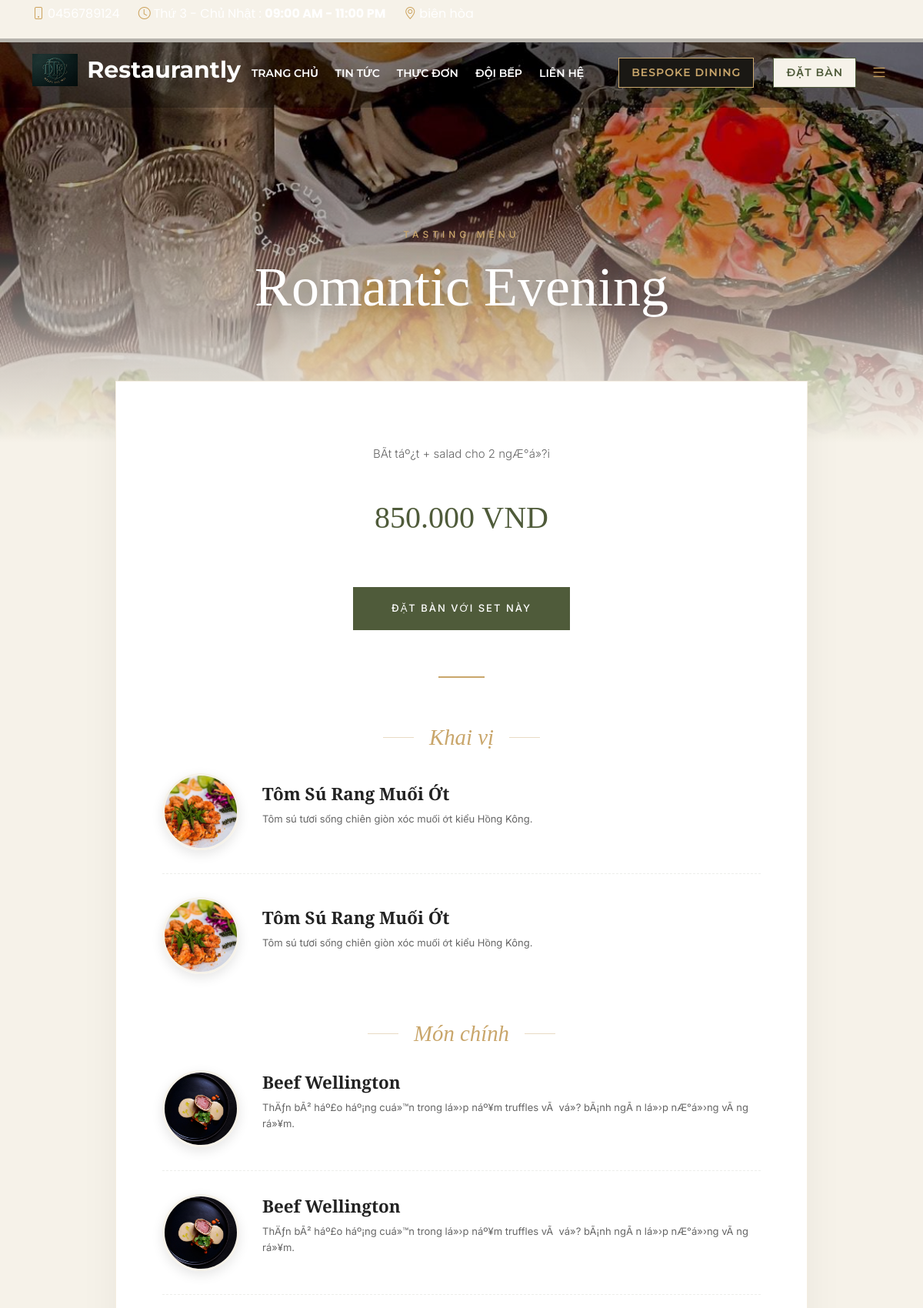
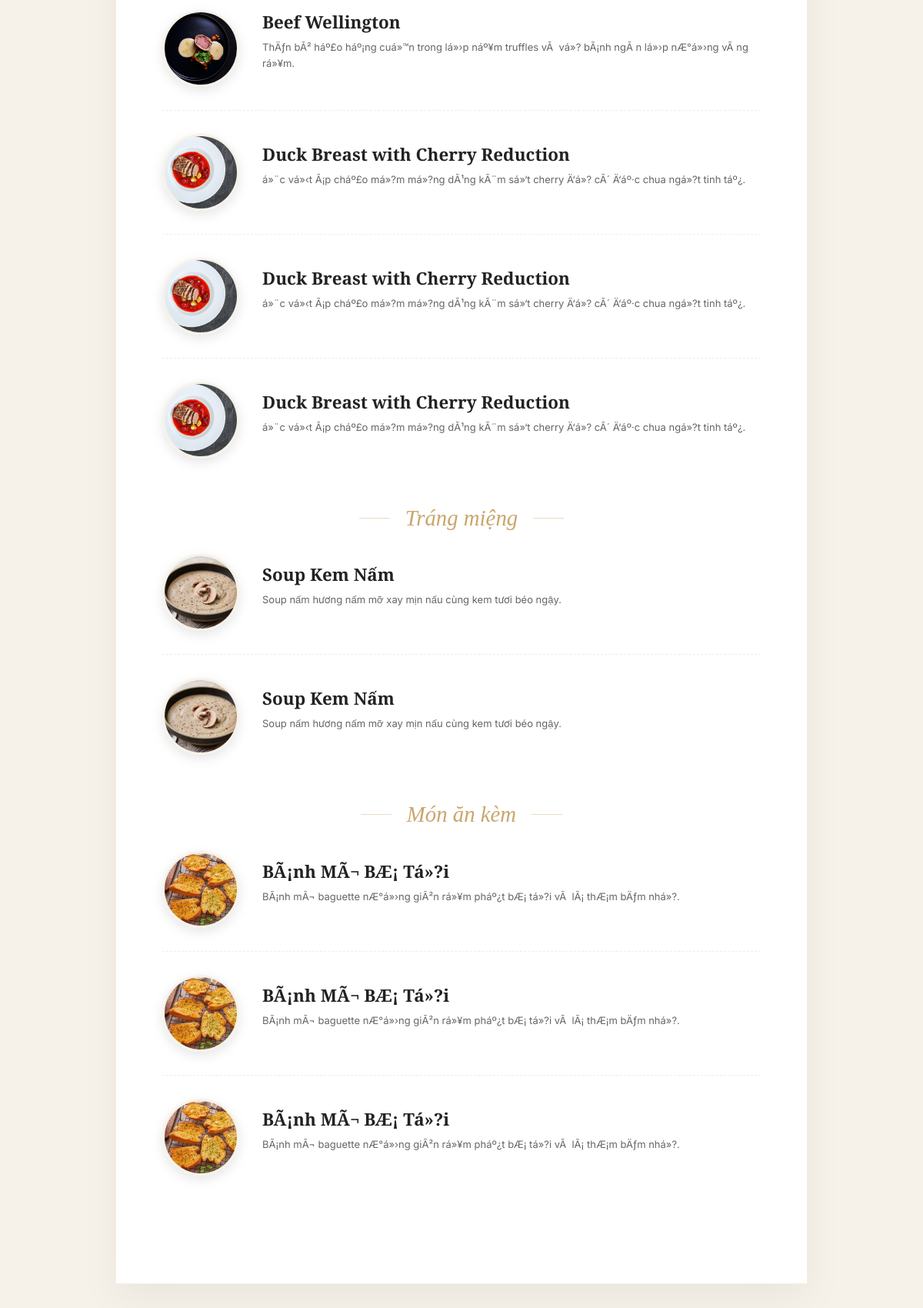
The page /combo_detail.php?id=1 (upper part) on the database its author committed (2 pictures, top to bottom).
### tables this page shows
CREATE TABLE `combos` (
  `id` int(11) NOT NULL AUTO_INCREMENT,
  `name` varchar(255) NOT NULL,
  `description` text DEFAULT NULL,
  `price` decimal(15,2) NOT NULL,
  `image` varchar(255) DEFAULT NULL,
  `status` tinyint(1) DEFAULT 1,
  `is_active` tinyint(1) NOT NULL DEFAULT 1,
  `created_at` timestamp NOT NULL DEFAULT current_timestamp(),
  `theme_id` int(11) DEFAULT NULL,
  PRIMARY KEY (`id`),
  KEY `fk_combo_theme` (`theme_id`),
  CONSTRAINT `fk_combo_theme` FOREIGN KEY (`theme_id`) REFERENCES `themes` (`id`) ON DELETE SET NULL
);

CREATE TABLE `foods` (
  `id` int(11) NOT NULL,
  `category_id` int(11) DEFAULT NULL,
  `name` varchar(255) NOT NULL,
  `price` decimal(15,2) NOT NULL,
  `image` varchar(255) DEFAULT NULL,
  `description` text DEFAULT NULL,
  `status` tinyint(1) DEFAULT 1,
  `is_active` tinyint(1) NOT NULL DEFAULT 1,
  `is_chef_recommended` tinyint(1) DEFAULT 0,
  `allergens` text DEFAULT NULL,
  `wine_pairing_id` int(11) DEFAULT NULL,
  `chef_note` text DEFAULT NULL,
  `theme_id` int(11) DEFAULT NULL
);

### combo_detail.php (the view, shortened to what this page needs)
<?php
$database = new Database();
$db = $database->getConnection();
$combo_id = isset($_GET['id']) ? (int)$_GET['id'] : 0;
$stmt = $db->prepare("SELECT * FROM combos WHERE id = ? AND is_active = 1");
$stmt->execute([$combo_id]);
$combo = $stmt->fetch(PDO::FETCH_ASSOC);
$stmt_foods = $db->prepare("SELECT f.*, c.name as cat_name
                            FROM foods f
                            JOIN combo_items ci ON f.id = ci.food_id
                            LEFT JOIN categories c ON f.category_id = c.id
                            WHERE ci.combo_id = ?
                            ORDER BY c.id ASC, f.name ASC");
$stmt_foods->execute([$combo_id]);
$foods = $stmt_foods->fetchAll(PDO::FETCH_ASSOC);
$course_menus = [];
foreach ($foods as $food) {
    $cat = $food['cat_name'] ? $food['cat_name'] : 'Món Khác';
    $course_menus[$cat][] = $food;
}
include __DIR__ . '/views/client/layouts/header.php';
?>
<div class="cd-hero">
  <div class="cd-hero-bg" style="background-image: url('public/assets/img/combos/<?= htmlspecialchars($combo['image'] ?: 'default-combo.jpg') ?>');"></div>
  <div class="cd-hero-overlay"></div>
  <div class="cd-hero-content">
    <span class="cd-eyebrow">Tasting Menu</span>
    <h1 class="cd-title"><?= htmlspecialchars($combo['name']) ?></h1>
  </div>
</div>
<div class="cd-container">
  <p class="cd-desc"><?= nl2br(htmlspecialchars($combo['description'])) ?></p>
  <div class="cd-price"><?= number_format($combo['price'], 0, ',', '.') ?> VND</div>
  <button class="cd-btn-book" onclick="addToCart('combo', <?= $combo['id'] ?>)">ĐẶT BÀN VỚI SET NÀY</button>
  <div class="cd-divider" style="margin-top: 60px;"></div>
  <div class="cd-courses">
    <?php if (empty($course_menus)): ?>
      <p class="text-muted italic">Set này hiện chưa cấu hình danh sách món ăn.</p>
    <?php else: ?>
      <?php foreach ($course_menus as $cat_name => $items): ?>
        <div class="cd-course-block">
          <h3 class="cd-course-title"><?= htmlspecialchars($cat_name) ?></h3>
          <?php foreach ($items as $food): ?>
            <div class="cd-food-item">
              <img src="public/assets/img/menu/<?= htmlspecialchars($food['image'] ?: 'default-food.jpg') ?>"
                   alt="<?= htmlspecialchars($food['name']) ?>"
                   class="cd-food-img"
                   onerror="this.src='public/assets/img/menu/default-food.jpg'">
              <div class="cd-food-info">
                <h4 class="cd-food-name"><?= htmlspecialchars($food['name']) ?></h4>
                <?php if ($food['description']): ?>
                  <p class="cd-food-desc"><?= htmlspecialchars($food['description']) ?></p>
                <?php endif; ?>
              </div>
            </div>
          <?php endforeach; ?>
        </div>
      <?php endforeach; ?>
    <?php endif; ?>
  </div>
</div>
<?php include __DIR__ . '/views/client/layouts/footer.php'; ?>

### views/client/layouts/header.php (style rules this page uses)
:root { --primary-color: #cda45e; }
body { margin: 0; padding: 0 !important; font-family: "Poppins", sans-serif; }

### combo_detail.php (style rules this page uses)
:root { --cd-bg: #F6F2E9; --cd-text: #222222; --cd-muted: #666666; --cd-olive: #4F5B3A; --cd-gold: #C9A66B; --cd-serif: 'Cormorant Garamond', serif; --cd-sans: 'Inter', sans-serif; }
body { background-color: var(--cd-bg); }
.cd-hero { position: relative; height: 65vh; min-height: 500px; display: flex; align-items: center; justify-content: center; text-align: center; margin-top: 55px; }
.cd-hero-bg { position: absolute; inset: 0; background-size: cover; background-position: center; filter: brightness(0.7); z-index: 0; }
.cd-hero-overlay { position: absolute; inset: 0; background: linear-gradient(to bottom, rgba(246, 242, 233, 0) 40%, var(--cd-bg) 100%); z-index: 1; }
.cd-hero-content { position: relative; z-index: 2; padding: 0 20px; max-width: 800px; margin-top: 100px; }
.cd-eyebrow { display: block; font-family: var(--cd-sans); font-size: 12px; letter-spacing: 5px; text-transform: uppercase; color: var(--cd-gold); margin-bottom: 20px; font-weight: 500; }
.cd-title { font-family: var(--cd-serif); font-size: clamp(3rem, 6vw, 5rem); font-weight: 400; color: #fff; line-height: 1.1; margin-bottom: 20px; text-shadow: 0 4px 20px rgba(0,0,0,0.3); }
.cd-container { max-width: 900px; margin: -80px auto 100px; background: #fff; position: relative; z-index: 3; padding: 80px 60px; box-shadow: 0 20px 50px rgba(0,0,0,0.05); border: 1px solid rgba(201, 166, 107, 0.2); text-align: center; }
.cd-desc { font-family: var(--cd-sans); font-size: 15px; color: var(--cd-muted); line-height: 1.8; max-width: 700px; margin: 0 auto 40px; font-weight: 300; }
.cd-price { font-family: var(--cd-serif); font-size: 2.5rem; color: var(--cd-olive); margin-bottom: 40px; }
.cd-divider { width: 60px; height: 2px; background: var(--cd-gold); margin: 0 auto 60px; }
.cd-course-block { margin-bottom: 60px; }
.cd-course-title { font-family: var(--cd-serif); font-size: 1.8rem; color: var(--cd-gold); margin-bottom: 30px; font-style: italic; position: relative; display: inline-block; }
.cd-course-title::before, .cd-course-title::after { content: ''; position: absolute; top: 50%; width: 40px; height: 1px; background: rgba(201, 166, 107, 0.4); }
.cd-course-title::before { right: 100%; margin-right: 20px; }
.cd-course-title::after { left: 100%; margin-left: 20px; }
.cd-food-item { display: flex; align-items: center; justify-content: space-between; text-align: left; margin-bottom: 30px; padding-bottom: 30px; border-bottom: 1px dashed rgba(79, 91, 58, 0.1); }
.cd-food-item:last-child { border-bottom: none; margin-bottom: 0; padding-bottom: 0; }
.cd-food-img { width: 100px; height: 100px; border-radius: 50%; object-fit: cover; flex-shrink: 0; margin-right: 30px; border: 3px solid var(--cd-bg); box-shadow: 0 5px 15px rgba(0,0,0,0.1); }
.cd-food-info { flex-grow: 1; }
.cd-food-name { font-family: var(--cd-serif); font-size: 1.4rem; color: var(--cd-text); margin-bottom: 8px; font-weight: 600; }
.cd-food-desc { font-family: var(--cd-sans); font-size: 13px; color: var(--cd-muted); line-height: 1.6; }
.cd-btn-book { background: var(--cd-olive); color: #fff; border: none; padding: 18px 50px; font-family: var(--cd-sans); font-size: 13px; text-transform: uppercase; letter-spacing: 2px; font-weight: 500; cursor: pointer; transition: all 0.3s ease; margin-top: 20px; }

### rows shown on the page
combos: image (picture), name "Romantic Evening", description "BÃ­t táº¿t + salad cho 2 ngÆ°á»?i", price "850.000"
foods: image (picture), name "Tôm Sú Rang Muối Ớt", description "Tôm sú tươi sống chiên giòn xóc muối ớt kiểu Hồng Kông."
foods: image (picture), name "Beef Wellington", description "ThÄƒn bÃ² háº£o háº¡ng cuá»™n trong lá»›p náº¥m truffles vÃ vá»? bÃ¡nh ngÃ n lá»›p nÆ°á»›ng vÃ ng rá»¥m."
foods: image (picture), name "Duck Breast with Cherry Reduction", description "á»¨c vá»‹t Ã¡p cháº£o má»?m má»?ng dÃ¹ng kÃ¨m sá»‘t cherry Ä‘á»? cÃ´ Ä‘áº·c chua ngá»?t tinh táº¿."
foods: image (picture), name "Soup Kem Nấm", description "Soup nấm hương nấm mỡ xay mịn nấu cùng kem tươi béo ngậy."
foods: image (picture), name "BÃ¡nh MÃ¬ BÆ¡ Tá»?i", description "BÃ¡nh mÃ¬ baguette nÆ°á»›ng giÃ²n rá»¥m pháº¿t bÆ¡ tá»?i vÃ lÃ¡ thÆ¡m bÄƒm nhá»?."

### other values the page prints
$settings['restaurant_name'] "Restaurantly"
$cat_name "Khai vị"
$cat_name "Món chính"
$cat_name "Tráng miệng"
$cat_name "Món ăn kèm"
